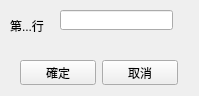
<?xml version="1.0" encoding="UTF-8"?>
<ui version="4.0">
 <class>Go</class>
 <widget class="QWidget" name="Go">
  <property name="geometry">
   <rect>
    <x>0</x>
    <y>0</y>
    <width>199</width>
    <height>96</height>
   </rect>
  </property>
  <property name="windowTitle">
   <string>跳至...行</string>
  </property>
  <widget class="QLabel" name="label">
   <property name="geometry">
    <rect>
     <x>10</x>
     <y>20</y>
     <width>47</width>
     <height>12</height>
    </rect>
   </property>
   <property name="text">
    <string>第...行</string>
   </property>
  </widget>
  <widget class="QLineEdit" name="txtLineN">
   <property name="geometry">
    <rect>
     <x>60</x>
     <y>10</y>
     <width>113</width>
     <height>20</height>
    </rect>
   </property>
  </widget>
  <widget class="QWidget" name="layoutWidget">
   <property name="geometry">
    <rect>
     <x>20</x>
     <y>60</y>
     <width>158</width>
     <height>25</height>
    </rect>
   </property>
   <layout class="QHBoxLayout" name="horizontalLayout">
    <item>
     <widget class="QPushButton" name="btnOk">
      <property name="text">
       <string>確定</string>
      </property>
     </widget>
    </item>
    <item>
     <widget class="QPushButton" name="btnCancel">
      <property name="text">
       <string>取消</string>
      </property>
     </widget>
    </item>
   </layout>
  </widget>
 </widget>
 <resources/>
 <connections/>
</ui>
